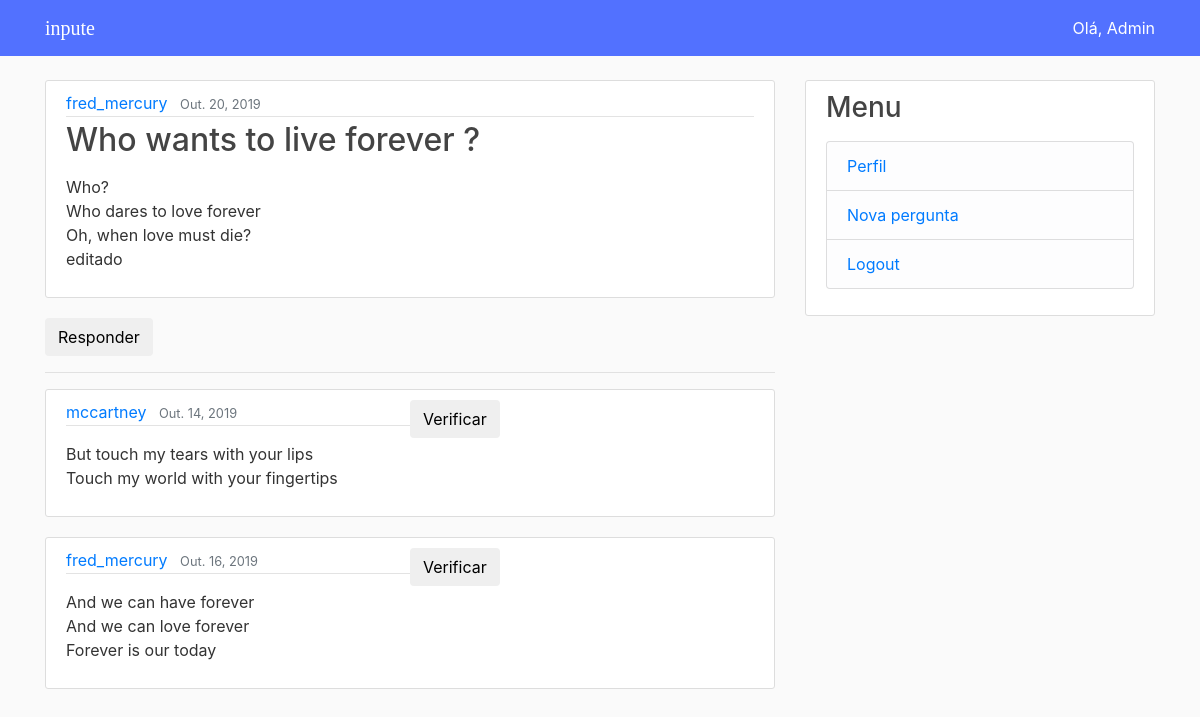
Page /post/1/ (signed in) on the earlier database version.
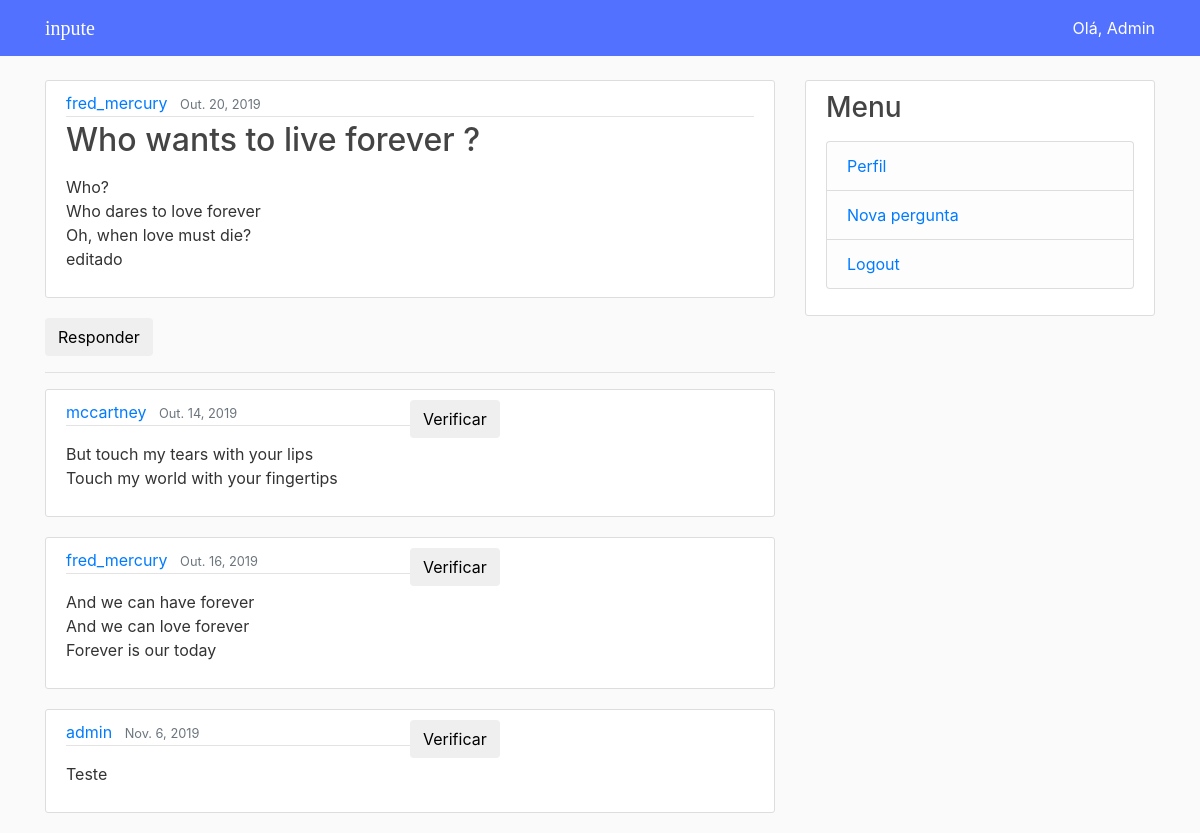
Same page on the later database version.
### posts/models.py (models this page shows, shortened)
class Answer(models.Model):
    user = models.ForeignKey(User, on_delete = models.CASCADE,
        related_name= 'user_answer')
    question = models.ForeignKey(
        Question, on_delete = models.CASCADE,
        related_name = 'answer', default = 2)
    description = models.TextField()
    date = models.DateField(default = timezone.now)
    verified = models.BooleanField(default= False)

### posts/views.py (the view)
# urls.py: path('<int:pk>/', QuestionView.as_view(
class QuestionView(LoginRequiredMixin ,DetailView):
    model = Question
    content_object_name = 'question'

### templates/posts/post_detail.html (shortened to what this page needs)
{% extends "login/base.html" %}
{% load staticfiles %}
{% block content %}
    <div>
       <article class="media content-section">
            <div class="media-body">
                <div class="article-metadata">
                <a class="mr-2" href="{% url 'perfil' pk=question.user.pk %}">{{ question.user.username }}</a>
                <small class="text-muted">
                    {{ question.date }}
                </small>
                </div>
                <h2>{{ question.title }}</h2>
                <p class="article-content">{{ question.description | linebreaks }}</p>
            </div>
        </article>
    </div>
    <div>
        <a href="{% url 'add_answer' pk=question.pk %}">
            <button class ="btn btn-default">
                Responder
            </button>
        </a>
    </div>
    <hr>
    <div>
        {% for answer in question.answer.all %}
            <article class="media content-section">
                <div class="media-body">
                    <div class="article-metadata">
                    <a class="mr-2" href="{% url 'perfil' pk=answer.user.pk %}">{{ answer.user.username }}</a>
                    <small class="text-muted">{{ answer.date }}</small>
                    </div>
                    <p class="article-content">{{ answer.description | linebreaks }}</p>
                </div>
				<br>
				<div class="media-body">
                    <form action="{% url 'verify' back=question.pk pk=answer.pk %}" method="POST" class="btn-verify">
                        {% if answer.verified %}
                            <button id="v-{{ answer.pk }}" type="submit" class= "save btn btn-success">Verificado</button>
                        {% else %}
                            <button id="v-{{ answer.pk }}"s type="submit" class="save btn btn-default">Verificar</button>
                        {% endif %}
                    </form>
                </div>
            </article>
        {% empty %}
            <p>Sem respostas ainda</p>
        {% endfor %}
    </div>
{% endblock content %}

Differences in the rows shown:
added Answer: user.username "admin", date "Nov. 6, 2019", description "Teste"
